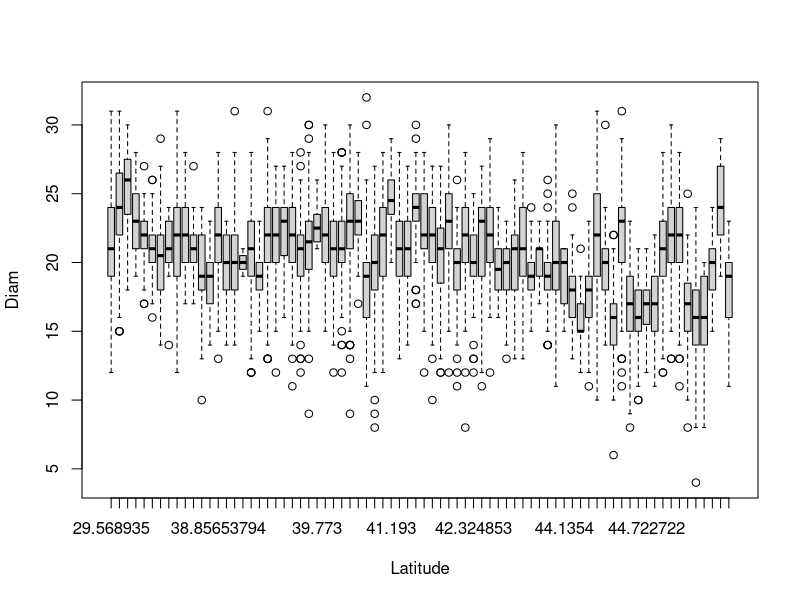
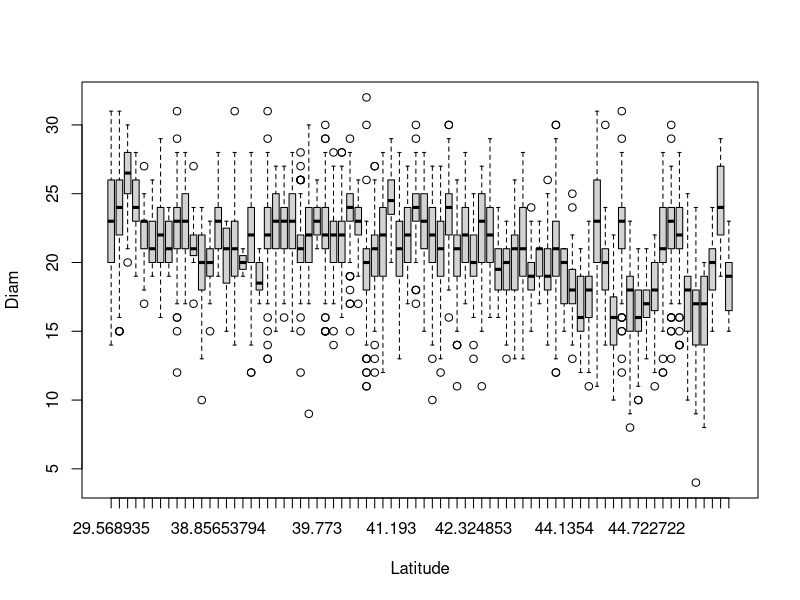
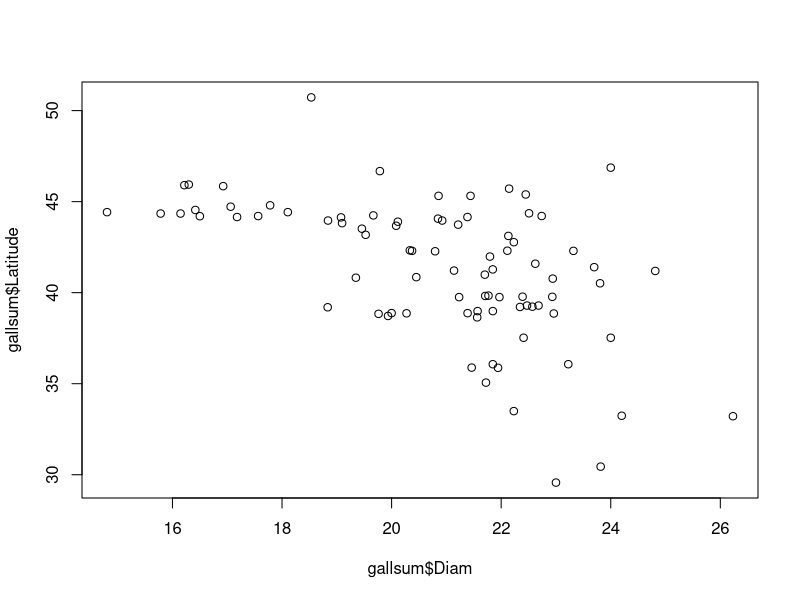
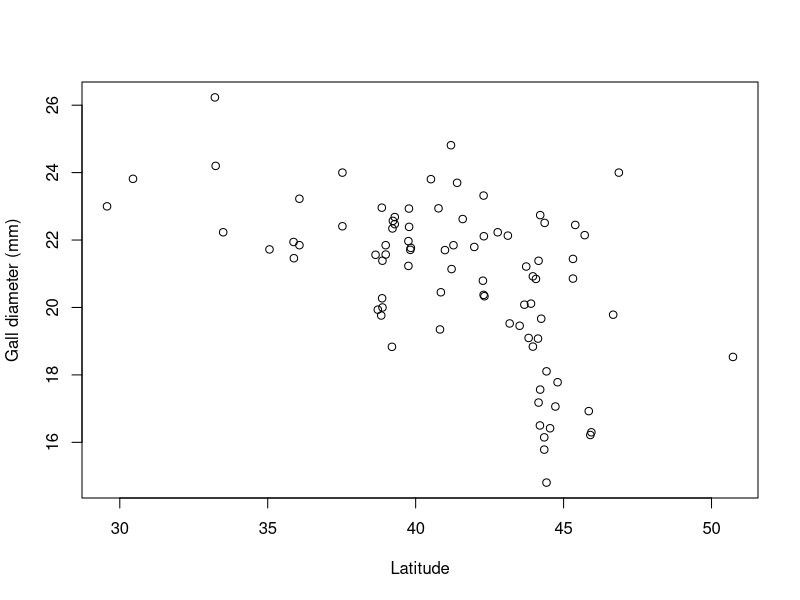
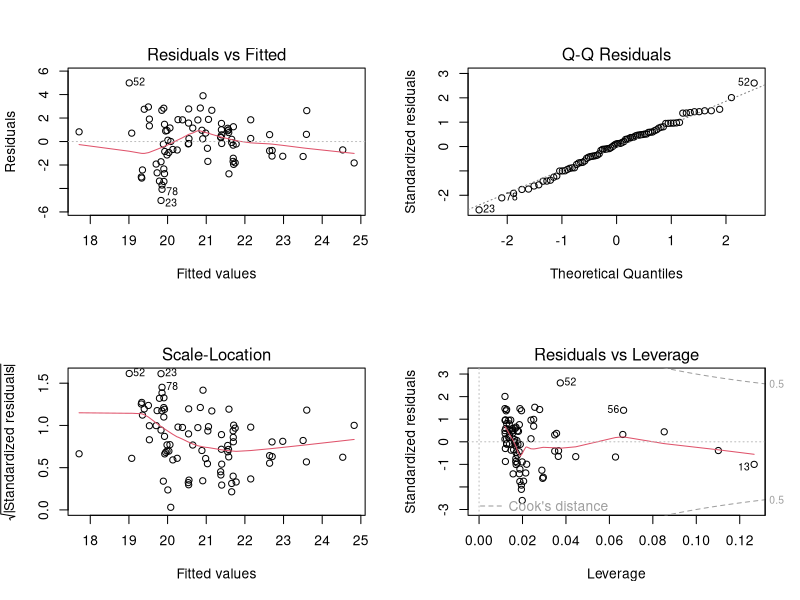
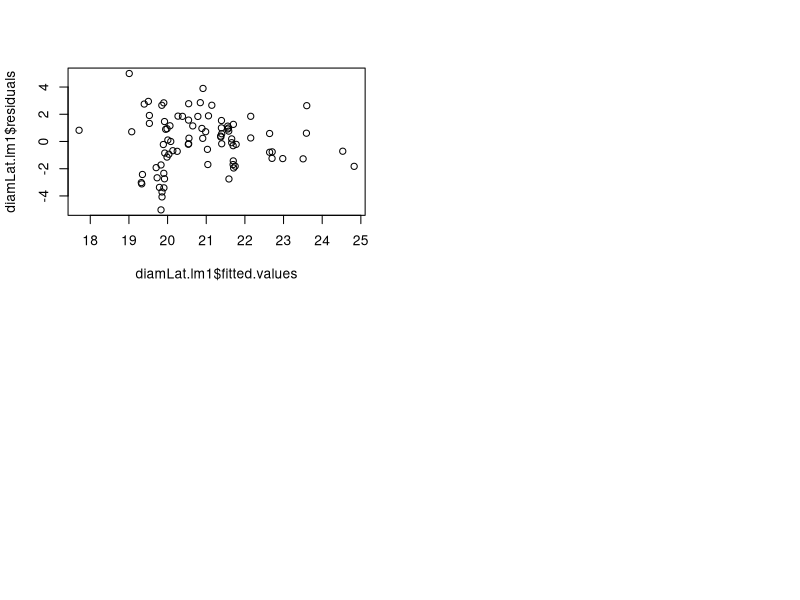

R code for these plots, in order:
## ---- chunk 1
Alldatanew<-read.csv("Alldatanew.csv")
head(Alldatanew)
library(plyr)
## ---- chunk 2
boxplot(Diam~Latitude,Alldatanew)

boxplot(Diam~Latitude,Alldatanew[Alldatanew$ELD==0,])

unique(Alldatanew$Latitude)[order(unique(Alldatanew$Latitude))]

unique(Alldatanew$Latitude)[unique(Alldatanew$Latitude)==46.86713]
## ---- chunk 3
Alldatanew[Alldatanew$Latitude>46,]
Alldatanew2<-Alldatanew[Alldatanew$ELD==0,]
gallsum<-ddply(Alldatanew2,c("Site","Year","Season","Latitude","longitude","Confidence"),summarize, TN=sum(N),Diam=mean(Diam),EU=sum(survival),GIG=sum(GIG),OBT=sum(OBT),MC=sum(MC),BP=sum(BP))

plot(gallsum$Diam,gallsum$Latitude)

### change labels for x and y axis 
plot(gallsum$Latitude,gallsum$Diam,ylab="Gall diameter (mm)",xlab="Latitude") 
### ylab is for labeling in y axis, and xlab is for labeling in x axis
## ---- chunk 4
diamLat.lm1<-lm(Diam~Latitude,data=gallsum)
summary(diamLat.lm1)
## ---- chunk 5
par(mfrow=c(2,2))
plot(diamLat.lm1)
## ---- chunk 6
plot(diamLat.lm1$fitted.values,diamLat.lm1$residuals)

